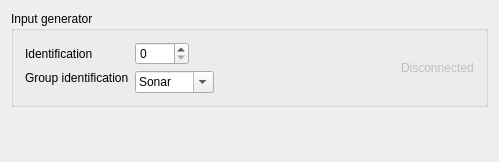
<?xml version="1.0" encoding="UTF-8"?>
<ui version="4.0">
 <class>EditInputNeuronTab</class>
 <widget class="QewExtensibleDialog" name="EditInputNeuronTab">
  <property name="geometry">
   <rect>
    <x>0</x>
    <y>0</y>
    <width>499</width>
    <height>162</height>
   </rect>
  </property>
  <property name="caption" stdset="0">
   <string>Input generator parameters</string>
  </property>
  <layout class="QVBoxLayout">
   <item>
    <widget class="QGroupBox" name="groupBox1">
     <property name="title">
      <string>Input generator</string>
     </property>
     <layout class="QGridLayout">
      <item row="0" column="0">
       <widget class="QLabel" name="textLabel1">
        <property name="text">
         <string>Identification</string>
        </property>
        <property name="wordWrap">
         <bool>false</bool>
        </property>
       </widget>
      </item>
      <item row="0" column="1">
       <widget class="QSpinBox" name="identSpinBox">
        <property name="maximum">
         <number>9999</number>
        </property>
       </widget>
      </item>
      <item row="0" column="2" colspan="2">
       <spacer>
        <property name="orientation">
         <enum>Qt::Horizontal</enum>
        </property>
        <property name="sizeHint" stdset="0">
         <size>
          <width>40</width>
          <height>20</height>
         </size>
        </property>
       </spacer>
      </item>
      <item row="0" column="4" rowspan="2">
       <widget class="QLabel" name="labelConnection">
        <property name="enabled">
         <bool>false</bool>
        </property>
        <property name="autoFillBackground">
         <bool>false</bool>
        </property>
        <property name="text">
         <string>Disconnected</string>
        </property>
       </widget>
      </item>
      <item row="1" column="0">
       <widget class="QLabel" name="label">
        <property name="text">
         <string>Group identification</string>
        </property>
        <property name="alignment">
         <set>Qt::AlignLeading|Qt::AlignLeft|Qt::AlignTop</set>
        </property>
       </widget>
      </item>
      <item row="1" column="1" colspan="2">
       <widget class="QComboBox" name="groupComboBox">
        <property name="editable">
         <bool>true</bool>
        </property>
        <item>
         <property name="text">
          <string>Sonar</string>
         </property>
        </item>
        <item>
         <property name="text">
          <string>Laser</string>
         </property>
        </item>
        <item>
         <property name="text">
          <string>Infrared</string>
         </property>
        </item>
        <item>
         <property name="text">
          <string>Bumpers</string>
         </property>
        </item>
       </widget>
      </item>
      <item row="1" column="3">
       <spacer>
        <property name="orientation">
         <enum>Qt::Horizontal</enum>
        </property>
        <property name="sizeHint" stdset="0">
         <size>
          <width>40</width>
          <height>20</height>
         </size>
        </property>
       </spacer>
      </item>
     </layout>
    </widget>
   </item>
   <item>
    <spacer>
     <property name="orientation">
      <enum>Qt::Vertical</enum>
     </property>
     <property name="sizeHint" stdset="0">
      <size>
       <width>322</width>
       <height>31</height>
      </size>
     </property>
    </spacer>
   </item>
  </layout>
 </widget>
 <layoutdefault spacing="6" margin="11"/>
 
 <customwidgets>
  <customwidget>
   <class>QewExtensibleDialog</class>
   <extends>QDialog</extends>
   <header>qewextensibledialog.h</header>
   <container>1</container>
  </customwidget>
 </customwidgets>
 <includes>
  <include location="local">/usr/include/qew5/qewextensibledialog.h</include>
 </includes>
 <resources/>
 <connections/>
</ui>
